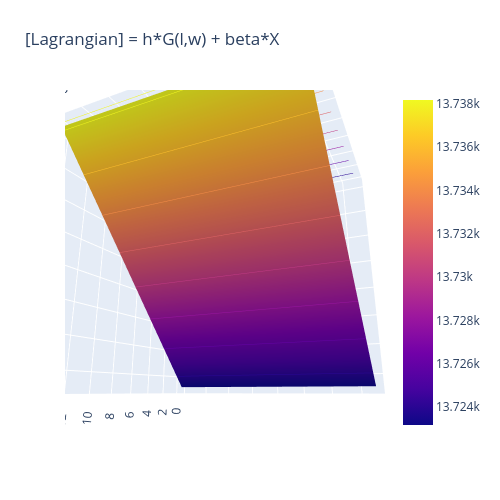

The notebook cell saved with this chart:
### Markdown cell above
## (B) Try a different immune cost function: $F(\lambda, w) = \lambda$
We will observe that doing this "regularizes" the solution, but leads to tolerance being ignored.

### Code cell
# Visualize cost landscape
rng = 15
pnts = 100
lvec = np.linspace(0.01, rng, pnts)
wvec = np.linspace(0.01, rng, pnts)

l, w = np.meshgrid(lvec, wvec)
z = net_harm(l,w) + (0.1*h/s)*l


fig = go.Figure(data=[go.Surface(z=z, x=l, y=w)])
fig.update_traces(contours_z=dict(show=True, usecolormap=True,
                                  highlightcolor="limegreen", project_z=True))
fig.update_layout(title='[Lagrangian] = h*G(l,w) + beta*X', autosize=False,
                  scene_camera_eye=dict(x=1.87, y=0.88, z=-0.64),
                  width=500, height=500,
                  margin=dict(l=65, r=50, b=65, t=90))

# Update the layout
fig.update_layout(scene=dict(
    xaxis_title=r'Inflammation',
    yaxis_title=r'Tolerance',
    zaxis_title=r'L(\lambda,w)'
))

fig.show()

### Figure 1 — Plotly figure (JSON) as saved in the notebook; plotly's stock layout.template omitted (floating-point values rounded to 4 significant figures; data arrays with more than 128 entries replaced by an {"elided": "..."} marker saying what was removed)
{"data": [{"contours": {"z": {"highlightcolor": "limegreen", "project": {"z": true}, "show": true, "usecolormap": true}}, "type": "surface", "x": {"elided": "100x100 float values"}, "y": {"elided": "100x100 float values"}, "z": {"elided": "100x100 float values"}}], "layout": {"autosize": false, "height": 500, "margin": {"b": 65, "l": 65, "r": 50, "t": 90}, "scene": {"aspectmode": "auto", "aspectratio": {"x": 1.0, "y": 1.0, "z": 1.0}, "camera": {"center": {"x": 0, "y": 0, "z": 0}, "eye": {"x": 1.436, "y": 0.6758, "z": -0.4915}, "projection": {"type": "perspective"}, "up": {"x": 0, "y": 0, "z": 1}}, "xaxis": {"title": {"text": "Inflammation"}, "type": "linear"}, "yaxis": {"title": {"text": "Tolerance"}, "type": "linear"}, "zaxis": {"title": {"text": "L(\\lambda,w)"}, "type": "linear"}}, "title": {"text": "[Lagrangian] = h*G(l,w) + beta*X"}, "width": 500}}
